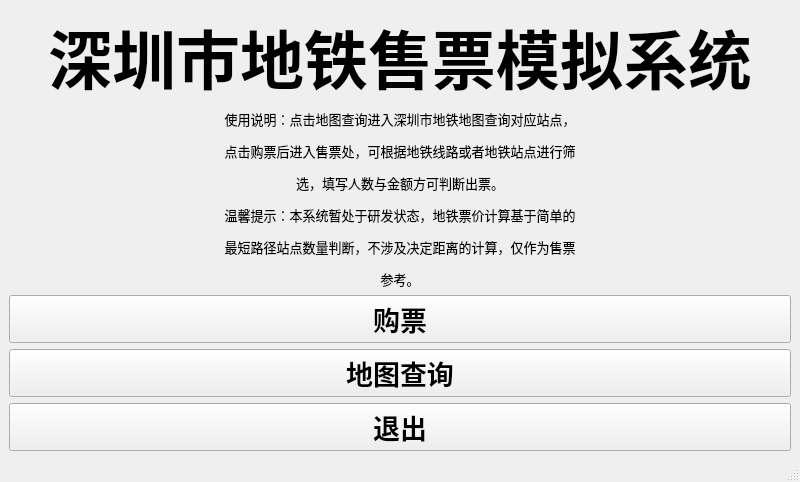
<?xml version="1.0" encoding="UTF-8"?>
<ui version="4.0">
 <class>MainWindow</class>
 <widget class="QMainWindow" name="MainWindow">
  <property name="geometry">
   <rect>
    <x>0</x>
    <y>0</y>
    <width>800</width>
    <height>480</height>
   </rect>
  </property>
  <property name="windowTitle">
   <string>深圳市地铁售票模拟系统</string>
  </property>
  <widget class="QWidget" name="centralwidget">
   <layout class="QGridLayout" name="gridLayout">
    <item row="4" column="0">
     <widget class="QPushButton" name="sale">
      <property name="font">
       <font>
        <pointsize>20</pointsize>
        <bold>true</bold>
       </font>
      </property>
      <property name="text">
       <string>购票</string>
      </property>
     </widget>
    </item>
    <item row="0" column="0">
     <widget class="QLabel" name="label">
      <property name="font">
       <font>
        <pointsize>48</pointsize>
        <bold>true</bold>
       </font>
      </property>
      <property name="text">
       <string>深圳市地铁售票模拟系统</string>
      </property>
      <property name="alignment">
       <set>Qt::AlignmentFlag::AlignBottom|Qt::AlignmentFlag::AlignHCenter</set>
      </property>
      <property name="indent">
       <number>0</number>
      </property>
     </widget>
    </item>
    <item row="5" column="0">
     <widget class="QPushButton" name="map">
      <property name="font">
       <font>
        <pointsize>20</pointsize>
        <bold>true</bold>
       </font>
      </property>
      <property name="text">
       <string>地图查询</string>
      </property>
     </widget>
    </item>
    <item row="7" column="0">
     <widget class="QPushButton" name="exit">
      <property name="font">
       <font>
        <pointsize>20</pointsize>
        <bold>true</bold>
       </font>
      </property>
      <property name="text">
       <string>退出</string>
      </property>
     </widget>
    </item>
    <item row="1" column="0">
     <widget class="QLabel" name="label_2">
      <property name="enabled">
       <bool>true</bool>
      </property>
      <property name="font">
       <font>
        <pointsize>11</pointsize>
        <bold>false</bold>
       </font>
      </property>
      <property name="focusPolicy">
       <enum>Qt::FocusPolicy::NoFocus</enum>
      </property>
      <property name="text">
       <string>&lt;html&gt;&lt;head/&gt;&lt;body&gt;&lt;p&gt;&lt;span style=&quot; font-size:10pt;&quot;&gt;使用说明：点击地图查询进入深圳市地铁地图查询对应站点，&lt;/span&gt;&lt;/p&gt;&lt;p&gt;&lt;span style=&quot; font-size:10pt;&quot;&gt;点击购票后进入售票处，可根据地铁线路或者地铁站点进行筛&lt;/span&gt;&lt;/p&gt;&lt;p&gt;&lt;span style=&quot; font-size:10pt;&quot;&gt;选，填写人数与金额方可判断出票。&lt;/span&gt;&lt;/p&gt;&lt;p&gt;&lt;span style=&quot; font-size:10pt;&quot;&gt;温馨提示：本系统暂处于研发状态，地铁票价计算基于简单的&lt;/span&gt;&lt;/p&gt;&lt;p&gt;&lt;span style=&quot; font-size:10pt;&quot;&gt;最短路径站点数量判断，不涉及决定距离的计算，仅作为售票&lt;/span&gt;&lt;/p&gt;&lt;p&gt;&lt;span style=&quot; font-size:10pt;&quot;&gt;参考。&lt;/span&gt;&lt;/p&gt;&lt;/body&gt;&lt;/html&gt;</string>
      </property>
      <property name="alignment">
       <set>Qt::AlignmentFlag::AlignCenter</set>
      </property>
     </widget>
    </item>
   </layout>
  </widget>
  <widget class="QMenuBar" name="menubar">
   <property name="geometry">
    <rect>
     <x>0</x>
     <y>0</y>
     <width>800</width>
     <height>17</height>
    </rect>
   </property>
  </widget>
  <widget class="QStatusBar" name="statusbar"/>
 </widget>
 <resources/>
 <connections/>
</ui>
